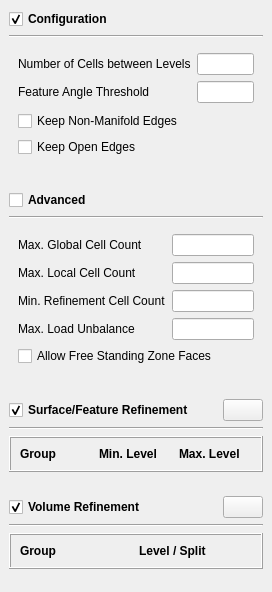
                     <widget class="QWidget" name="scrollAreaWidgetContents">
                      <property name="geometry">
                       <rect>
                        <x>0</x>
                        <y>0</y>
                        <width>272</width>
                        <height>592</height>
                       </rect>
                      </property>
                      <layout class="QVBoxLayout" name="verticalLayout_8">
                       <property name="leftMargin">
                        <number>0</number>
                       </property>
                       <property name="topMargin">
                        <number>0</number>
                       </property>
                       <property name="rightMargin">
                        <number>0</number>
                       </property>
                       <property name="bottomMargin">
                        <number>0</number>
                       </property>
                       <item>
                        <widget class="QWidget" name="widget_11" native="true">
                         <layout class="QVBoxLayout" name="verticalLayout_9">
                          <property name="bottomMargin">
                           <number>9</number>
                          </property>
                          <item>
                           <widget class="FolderHeader" name="castellationConfigurationHeader">
                            <property name="sizePolicy">
                             <sizepolicy hsizetype="Expanding" vsizetype="Fixed">
                              <horstretch>0</horstretch>
                              <verstretch>0</verstretch>
                             </sizepolicy>
                            </property>
                            <property name="font">
                             <font>
                              <bold>true</bold>
                             </font>
                            </property>
                            <property name="text">
                             <string>Configuration</string>
                            </property>
                            <property name="checked">
                             <bool>true</bool>
                            </property>
                           </widget>
                          </item>
                          <item>
                           <widget class="Line" name="line_4">
                            <property name="orientation">
                             <enum>Qt::Orientation::Horizontal</enum>
                            </property>
                           </widget>
                          </item>
                          <item>
                           <widget class="QWidget" name="castellationConfiguration" native="true">
                            <layout class="QVBoxLayout" name="verticalLayout_10">
                             <property name="spacing">
                              <number>0</number>
                             </property>
                             <property name="topMargin">
                              <number>0</number>
                             </property>
                             <property name="bottomMargin">
                              <number>0</number>
                             </property>
                             <item>
                              <widget class="QWidget" name="widget_12" native="true">
                               <layout class="QFormLayout" name="formLayout_3">
                                <property name="leftMargin">
                                 <number>0</number>
                                </property>
                                <property name="rightMargin">
                                 <number>0</number>
                                </property>
                                <property name="bottomMargin">
                                 <number>4</number>
                                </property>
                                <item row="0" column="0">
                                 <widget class="QLabel" name="label_15">
                                  <property name="text">
                                   <string>Number of Cells between Levels</string>
                                  </property>
                                 </widget>
                                </item>
                                <item row="0" column="1">
                                 <widget class="QLineEdit" name="nCellsBetweenLevels"/>
                                </item>
                                <item row="1" column="0">
                                 <widget class="QLabel" name="label_16">
                                  <property name="text">
                                   <string>Feature Angle Threshold</string>
                                  </property>
                                 </widget>
                                </item>
                                <item row="1" column="1">
                                 <widget class="QLineEdit" name="resolveFeatureAngle"/>
                                </item>
                               </layout>
                              </widget>
                             </item>
                             <item>
                              <widget class="QWidget" name="widget_13" native="true">
                               <layout class="QVBoxLayout" name="verticalLayout_11">
                                <property name="leftMargin">
                                 <number>0</number>
                                </property>
                                <property name="topMargin">
                                 <number>4</number>
                                </property>
                                <property name="rightMargin">
                                 <number>0</number>
                                </property>
                                <item>
                                 <widget class="QCheckBox" name="keepNonManifoldEdges">
                                  <property name="text">
                                   <string>Keep Non-Manifold Edges</string>
                                  </property>
                                 </widget>
                                </item>
                                <item>
                                 <widget class="QCheckBox" name="keepOpenEdges">
                                  <property name="text">
                                   <string>Keep Open Edges</string>
                                  </property>
                                 </widget>
                                </item>
                               </layout>
                              </widget>
                             </item>
                            </layout>
                           </widget>
                          </item>
                         </layout>
                        </widget>
                       </item>
                       <item>
                        <widget class="QWidget" name="widget_22" native="true">
                         <layout class="QVBoxLayout" name="verticalLayout_13">
                          <property name="bottomMargin">
                           <number>9</number>
                          </property>
                          <item>
                           <widget class="FolderHeader" name="castellationAdvancedHeader">
                            <property name="sizePolicy">
                             <sizepolicy hsizetype="Expanding" vsizetype="Fixed">
                              <horstretch>0</horstretch>
                              <verstretch>0</verstretch>
                             </sizepolicy>
                            </property>
                            <property name="font">
                             <font>
                              <bold>true</bold>
                             </font>
                            </property>
                            <property name="text">
                             <string>Advanced</string>
                            </property>
                            <property name="checked">
                             <bool>false</bool>
                            </property>
                           </widget>
                          </item>
                          <item>
                           <widget class="Line" name="line_13">
                            <property name="orientation">
                             <enum>Qt::Orientation::Horizontal</enum>
                            </property>
                           </widget>
                          </item>
                          <item>
                           <widget class="QWidget" name="castellationAdvanced" native="true">
                            <layout class="QVBoxLayout" name="verticalLayout_27">
                             <item>
                              <widget class="QWidget" name="widget_25" native="true">
                               <layout class="QFormLayout" name="formLayout_8">
                                <property name="leftMargin">
                                 <number>0</number>
                                </property>
                                <property name="topMargin">
                                 <number>0</number>
                                </property>
                                <property name="rightMargin">
                                 <number>0</number>
                                </property>
                                <property name="bottomMargin">
                                 <number>0</number>
                                </property>
                                <item row="0" column="0">
                                 <widget class="QLabel" name="label_41">
                                  <property name="text">
                                   <string>Max. Global Cell Count</string>
                                  </property>
                                 </widget>
                                </item>
                                <item row="0" column="1">
                                 <widget class="QLineEdit" name="maxGlobalCells"/>
                                </item>
                                <item row="1" column="0">
                                 <widget class="QLabel" name="label_42">
                                  <property name="text">
                                   <string>Max. Local Cell Count</string>
                                  </property>
                                 </widget>
                                </item>
                                <item row="1" column="1">
                                 <widget class="QLineEdit" name="maxLocalCells"/>
                                </item>
                                <item row="2" column="0">
                                 <widget class="QLabel" name="label_43">
                                  <property name="text">
                                   <string>Min. Refinement Cell Count</string>
                                  </property>
                                 </widget>
                                </item>
                                <item row="2" column="1">
                                 <widget class="QLineEdit" name="minRefinementCells"/>
                                </item>
                                <item row="3" column="0">
                                 <widget class="QLabel" name="label_44">
                                  <property name="text">
                                   <string>Max. Load Unbalance</string>
                                  </property>
                                 </widget>
                                </item>
                                <item row="3" column="1">
                                 <widget class="QLineEdit" name="maxLoadUnbalance"/>
                                </item>
                               </layout>
                              </widget>
                             </item>
                             <item>
                              <widget class="QCheckBox" name="allowFreeStandingZoneFaces">
                               <property name="text">
                                <string>Allow Free Standing Zone Faces</string>
                               </property>
                              </widget>
                             </item>
                            </layout>
                           </widget>
                          </item>
                         </layout>
                        </widget>
                       </item>
                       <item>
                        <widget class="QWidget" name="widget_26" native="true">
                         <layout class="QVBoxLayout" name="verticalLayout_28">
                          <item>
                           <widget class="QWidget" name="widget_27" native="true">
                            <layout class="QHBoxLayout" name="horizontalLayout_13">
                             <property name="leftMargin">
                              <number>0</number>
                             </property>
                             <property name="topMargin">
                              <number>0</number>
                             </property>
                             <property name="rightMargin">
                              <number>0</number>
                             </property>
                             <property name="bottomMargin">
                              <number>0</number>
                             </property>
                             <item>
                              <widget class="FolderHeader" name="surfaceRefinementHeader">
                               <property name="sizePolicy">
                                <sizepolicy hsizetype="Expanding" vsizetype="Fixed">
                                 <horstretch>0</horstretch>
                                 <verstretch>0</verstretch>
                                </sizepolicy>
                               </property>
                               <property name="font">
                                <font>
                                 <bold>true</bold>
                                </font>
                               </property>
                               <property name="text">
                                <string>Surface/Feature Refinement</string>
                               </property>
                               <property name="checked">
                                <bool>true</bool>
                               </property>
                              </widget>
                             </item>
                             <item>
                              <widget class="FlatPushButton" name="surfaceRefinementAdd">
                               <property name="text">
                                <string/>
                               </property>
                               <property name="icon">
                                <iconset resource="../../../resource.qrc">
                                 <normaloff>:/icons/add-circle-outline.svg</normaloff>:/icons/add-circle-outline.svg</iconset>
                               </property>
                              </widget>
                             </item>
                            </layout>
                           </widget>
                          </item>
                          <item>
                           <widget class="Line" name="line_5">
                            <property name="orientation">
                             <enum>Qt::Orientation::Horizontal</enum>
                            </property>
                           </widget>
                          </item>
                          <item>
                           <widget class="ListTable" name="surfaceRefinement">
                            <property name="frameShape">
                             <enum>QFrame::Shape::Box</enum>
                            </property>
                            <property name="frameShadow">
                             <enum>QFrame::Shadow::Raised</enum>
                            </property>
                            <layout class="QGridLayout" name="gridLayout_2">
                             <item row="0" column="0">
                              <widget class="QLabel" name="label_46">
                               <property name="font">
                                <font>
                                 <bold>true</bold>
                                </font>
                               </property>
                               <property name="text">
                                <string>Group</string>
                               </property>
                              </widget>
                             </item>
                             <item row="0" column="1">
                              <widget class="QLabel" name="label_45">
                               <property name="font">
                                <font>
                                 <bold>true</bold>
                                </font>
                               </property>
                               <property name="text">
                                <string>Min. Level</string>
                               </property>
                              </widget>
                             </item>
                             <item row="0" column="2">
                              <widget class="QLabel" name="label_63">
                               <property name="font">
                                <font>
                                 <bold>true</bold>
                                </font>
                               </property>
                               <property name="text">
                                <string>Max. Level</string>
                               </property>
                              </widget>
                             </item>
                            </layout>
                           </widget>
                          </item>
                         </layout>
                        </widget>
                       </item>
                       <item>
                        <widget class="QWidget" name="widget_14" native="true">
                         <layout class="QVBoxLayout" name="verticalLayout_12">
                          <item>
                           <widget class="QWidget" name="widget_28" native="true">
                            <layout class="QHBoxLayout" name="horizontalLayout_15">
                             <property name="leftMargin">
                              <number>0</number>
                             </property>
                             <property name="topMargin">
                              <number>0</number>
                             </property>
                             <property name="rightMargin">
                              <number>0</number>
                             </property>
                             <property name="bottomMargin">
                              <number>0</number>
                             </property>
                             <item>
                              <widget class="FolderHeader" name="volumeRefinementHeader">
                               <property name="sizePolicy">
                                <sizepolicy hsizetype="Expanding" vsizetype="Fixed">
                                 <horstretch>0</horstretch>
                                 <verstretch>0</verstretch>
                                </sizepolicy>
                               </property>
                               <property name="font">
                                <font>
                                 <bold>true</bold>
                                </font>
                               </property>
                               <property name="text">
                                <string>Volume Refinement</string>
                               </property>
                               <property name="checked">
                                <bool>true</bool>
                               </property>
                              </widget>
                             </item>
                             <item>
                              <widget class="FlatPushButton" name="volumeRefinementAdd">
                               <property name="text">
                                <string/>
                               </property>
                               <property name="icon">
                                <iconset resource="../../../resource.qrc">
                                 <normaloff>:/icons/add-circle-outline.svg</normaloff>:/icons/add-circle-outline.svg</iconset>
                               </property>
                              </widget>
                             </item>
                            </layout>
                           </widget>
                          </item>
                          <item>
                           <widget class="Line" name="line_14">
                            <property name="orientation">
                             <enum>Qt::Orientation::Horizontal</enum>
                            </property>
                           </widget>
                          </item>
                          <item>
                           <widget class="ListTable" name="volumeRefinement">
                            <property name="frameShape">
                             <enum>QFrame::Shape::Box</enum>
                            </property>
                            <property name="frameShadow">
                             <enum>QFrame::Shadow::Raised</enum>
                            </property>
                            <layout class="QGridLayout" name="gridLayout_4">
                             <item row="0" column="0">
                              <widget class="QLabel" name="label_50">
                               <property name="font">
                                <font>
                                 <bold>true</bold>
                                </font>
                               </property>
                               <property name="text">
                                <string>Group</string>
                               </property>
                              </widget>
                             </item>
                             <item row="0" column="1">
                              <widget class="QLabel" name="label_49">
                               <property name="font">
                                <font>
                                 <bold>true</bold>
                                </font>
                               </property>
                               <property name="text">
                                <string>Level / Split</string>
                               </property>
                              </widget>
                             </item>
                            </layout>
                           </widget>
                          </item>
                          <item>
                           <spacer name="verticalSpacer_5">
                            <property name="orientation">
                             <enum>Qt::Orientation::Vertical</enum>
                            </property>
                            <property name="sizeHint" stdset="0">
                             <size>
                              <width>20</width>
                              <height>40</height>
                             </size>
                            </property>
                           </spacer>
                          </item>
                         </layout>
                        </widget>
                       </item>
                      </layout>
                     </widget>
